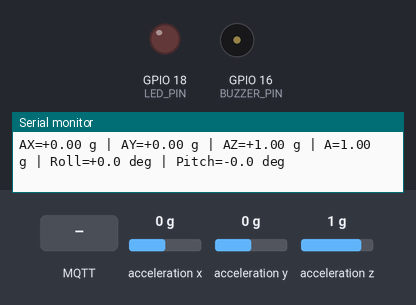
The sketch below on a simulated ESP32. Shown: output pins drawn as LEDs (lit = HIGH), buzzer (waves = sounding, pin HIGH), the last lines printed to the serial monitor. Wiring (from diagram.json): MPU-6050 motion sensor at I2C address 0x68. Inputs (shaded band) come from the test bench; at power-on: acceleration x 0 g, acceleration y 0 g, acceleration z 1 g. WiFi joins after 1.5 s; servers stay silent unless stated; no MQTT or app messages arrive unless stated.

Above: at 1.6 s.
1.7 s: MQTT message "ON" arrives on the first subscribed topic
At 2.6 s:
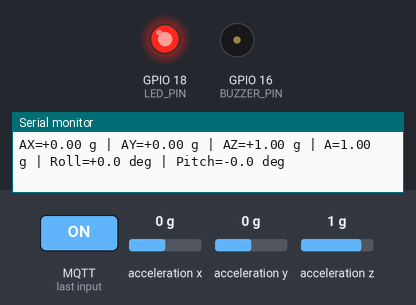
3.4 s: MQTT message "ON" arrives on the second subscribed topic
At 4.6 s:
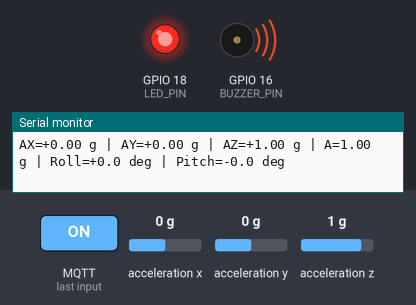
4.9 s: MQTT message "0" arrives on the first subscribed topic
At 5.5 s:
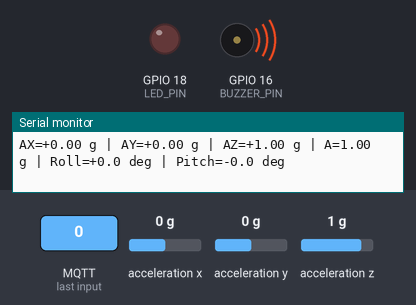
6.4 s: MQTT message "1" arrives on the first subscribed topic
At 7.6 s:
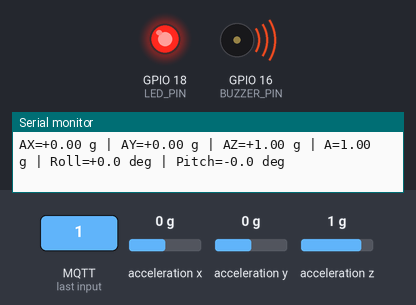
7.9 s: MQTT message "2" arrives on the first subscribed topic
At 8.4 s:
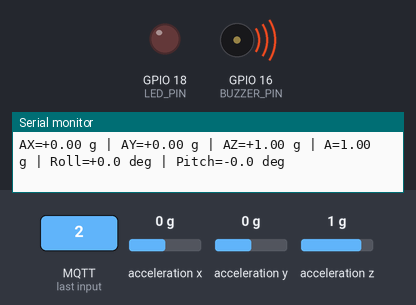
Timing chart, 0 to 10.4 s (numbered marks = the images above; inputs shaded):
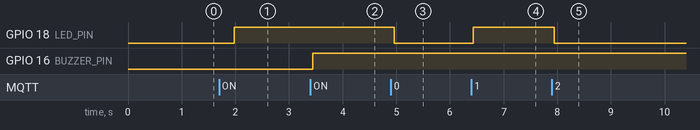

The sketch:

wifi-scan.ino
```cpp
#include <Arduino.h>
#include <Wire.h>
#include <WiFi.h>
#include <PubSubClient.h>
#include <math.h>

#include "freertos/FreeRTOS.h"
#include "freertos/task.h"
#include "freertos/queue.h"

// ==================== WIFI / MQTT ====================
const char* WIFI_SSID = "Wokwi-GUEST";
const char* WIFI_PASSWORD = "";

const char* MQTT_HOST = "broker.emqx.io";
const uint16_t MQTT_PORT = 1883;

// Phải trùng với ROOT trong Website dashboard.
#define FALL_TOPIC_ROOT "fall_demo_esp32_741852"

const char* TOPIC_SENSOR = FALL_TOPIC_ROOT "/sensor";
const char* TOPIC_STATUS = FALL_TOPIC_ROOT "/status";
const char* TOPIC_LED = FALL_TOPIC_ROOT "/control/led";
const char* TOPIC_BUZZER = FALL_TOPIC_ROOT "/control/buzzer";

// ==================== GPIO THEO SƠ ĐỒ CỦA BẠN ====================
// MPU6050: VCC -> 3V3, GND -> GND, SCL -> GPIO22, SDA -> GPIO21
// LED: GPIO18 -> điện trở -> Anode LED, Cathode LED -> GND
// Buzzer: GPIO16 -> cực (+), GND -> cực (-)
constexpr int I2C_SDA = 21;
constexpr int I2C_SCL = 22;
constexpr int LED_PIN = 18;
constexpr int BUZZER_PIN = 16;
constexpr uint8_t MPU_ADDR = 0x68;

// ==================== MPU6050 REGISTERS ====================
constexpr uint8_t REG_PWR_MGMT_1 = 0x6B;
constexpr uint8_t REG_ACCEL_CONFIG = 0x1C;
constexpr uint8_t REG_ACCEL_XOUT_H = 0x3B;
constexpr float ACCEL_SCALE = 16384.0f; // ±2g

// ==================== FALL DETECTION PARAMETERS ====================
constexpr float IMPACT_THRESHOLD_G = 2.20f;
constexpr float TILT_THRESHOLD_DEG = 55.0f;
constexpr uint32_t FALL_SEQUENCE_WINDOW_MS = 2000;
constexpr uint32_t ALARM_HOLD_MS = 5000;

// ==================== SENSOR DATA ====================
typedef struct {
  float ax;
  float ay;
  float az;
  float accMagnitude;
  float roll;
  float pitch;
  uint32_t timestamp;
} SensorData;

QueueHandle_t dataQueue = nullptr;
QueueHandle_t dataAlert = nullptr;

// ==================== MQTT CLIENT ====================
WiFiClient wifiClient;
PubSubClient mqtt(wifiClient);

volatile bool manualLed = false;
volatile bool manualBuzzer = false;
volatile bool fallDetected = false;
volatile bool mpuReady = false;

TaskHandle_t readTaskHandle = nullptr;
TaskHandle_t sendTaskHandle = nullptr;
TaskHandle_t alertTaskHandle = nullptr;

// ==================== MPU6050 LOW-LEVEL FUNCTIONS ====================
bool writeMPURegister(uint8_t reg, uint8_t value) {
  Wire.beginTransmission(MPU_ADDR);
  Wire.write(reg);
  Wire.write(value);
  return Wire.endTransmission() == 0;
}

bool readMPURegisters(uint8_t startReg, uint8_t* buffer, size_t length) {
  Wire.beginTransmission(MPU_ADDR);
  Wire.write(startReg);

  if (Wire.endTransmission(false) != 0) {
    return false;
  }

  size_t received = Wire.requestFrom((int)MPU_ADDR, (int)length, (int)true);
  if (received != length) {
    return false;
  }

  for (size_t i = 0; i < length; i++) {
    buffer[i] = Wire.read();
  }
  return true;
}

bool initMPU6050() {
  // Đánh thức MPU6050 và đặt dải đo gia tốc ±2g.
  if (!writeMPURegister(REG_PWR_MGMT_1, 0x00)) {
    return false;
  }

  delay(100);

  if (!writeMPURegister(REG_ACCEL_CONFIG, 0x00)) {
    return false;
  }

  return true;
}

bool readSensor(SensorData &out) {
  uint8_t raw[6];

  if (!readMPURegisters(REG_ACCEL_XOUT_H, raw, sizeof(raw))) {
    return false;
  }

  int16_t rawAx = (int16_t)((raw[0] << 8) | raw[1]);
  int16_t rawAy = (int16_t)((raw[2] << 8) | raw[3]);
  int16_t rawAz = (int16_t)((raw[4] << 8) | raw[5]);

  out.ax = rawAx / ACCEL_SCALE;
  out.ay = rawAy / ACCEL_SCALE;
  out.az = rawAz / ACCEL_SCALE;

  out.accMagnitude = sqrtf(
    out.ax * out.ax +
    out.ay * out.ay +
    out.az * out.az
  );

  out.roll = atan2f(out.ay, out.az) * 180.0f / PI;
  out.pitch = atan2f(
    -out.ax,
    sqrtf(out.ay * out.ay + out.az * out.az)
  ) * 180.0f / PI;

  out.timestamp = millis();
  return true;
}

// ==================== MQTT CALLBACK ====================
void mqttCallback(char* topic, byte* payload, unsigned int length) {
  String message;

  for (unsigned int i = 0; i < length; i++) {
    message += (char)payload[i];
  }

  message.trim();
  message.toUpperCase();

  if (strcmp(topic, TOPIC_LED) == 0) {
    manualLed = (message == "ON" || message == "1" || message == "TRUE");
    Serial.printf("[MQTT] Manual LED: %s\n", manualLed ? "ON" : "OFF");
  }
  else if (strcmp(topic, TOPIC_BUZZER) == 0) {
    manualBuzzer = (message == "ON" || message == "1" || message == "TRUE");
    Serial.printf("[MQTT] Manual Buzzer: %s\n", manualBuzzer ? "ON" : "OFF");
  }
}

// ==================== WIFI / MQTT CONNECTION ====================
void connectWiFi() {
  if (WiFi.status() == WL_CONNECTED) {
    return;
  }

  Serial.printf("[WiFi] Connecting to %s", WIFI_SSID);
  WiFi.mode(WIFI_STA);
  WiFi.begin(WIFI_SSID, WIFI_PASSWORD, 6);

  uint32_t started = millis();

  while (WiFi.status() != WL_CONNECTED &&
         millis() - started < 20000) {
    vTaskDelay(pdMS_TO_TICKS(500));
    Serial.print(".");
  }

  if (WiFi.status() == WL_CONNECTED) {
    Serial.printf(
      "\n[WiFi] Connected. IP: %s\n",
      WiFi.localIP().toString().c_str()
    );
  } else {
    Serial.println("\n[WiFi] Connection timeout; will retry.");
  }
}

void connectMQTT() {
  if (mqtt.connected() || WiFi.status() != WL_CONNECTED) {
    return;
  }

  mqtt.setServer(MQTT_HOST, MQTT_PORT);
  mqtt.setCallback(mqttCallback);
  mqtt.setBufferSize(512);

  String clientId = "ESP32-Fall-" +
                    String((uint32_t)ESP.getEfuseMac(), HEX);

  Serial.print("[MQTT] Connecting...");

  if (mqtt.connect(clientId.c_str())) {
    Serial.println(" connected");

    mqtt.subscribe(TOPIC_LED);
    mqtt.subscribe(TOPIC_BUZZER);
    mqtt.publish(TOPIC_STATUS, "ONLINE", true);
  } else {
    Serial.printf("[MQTT] Failed, state=%d\n", mqtt.state());
  }
}

// ==================== TASK 1: READ SENSOR ====================
void Task_ReadData(void *parameter) {
  SensorData sample;

  for (;;) {
    if (mpuReady && readSensor(sample)) {
      Serial.printf(
        "AX=%+.2f g | AY=%+.2f g | AZ=%+.2f g | "
        "A=%.2f g | Roll=%+.1f deg | Pitch=%+.1f deg\n",
        sample.ax, sample.ay, sample.az,
        sample.accMagnitude, sample.roll, sample.pitch
      );

      // Gửi mẫu vào hàng đợi MQTT; nếu đầy thì bỏ mẫu cũ nhất.
      if (xQueueSend(dataQueue, &sample, 0) != pdPASS) {
        SensorData discarded;
        xQueueReceive(dataQueue, &discarded, 0);
        xQueueSend(dataQueue, &sample, 0);
      }

      // Hàng đợi cảnh báo chỉ giữ mẫu mới nhất.
      xQueueOverwrite(dataAlert, &sample);
    }
    else if (!mpuReady) {
      Serial.println("[MPU6050] Sensor not ready.");
    }
    else {
      Serial.println("[MPU6050] Read error.");
    }

    vTaskDelay(pdMS_TO_TICKS(50)); // Lấy mẫu mỗi 50 ms
  }
}

// ==================== TASK 2: SEND MQTT ====================
void Task_SendData(void *parameter) {
  SensorData sample;
  char json[256];

  for (;;) {
    connectWiFi();
    connectMQTT();

    if (mqtt.connected()) {
      mqtt.loop();

      if (xQueueReceive(
            dataQueue, &sample, pdMS_TO_TICKS(20)
          ) == pdPASS) {

        snprintf(
          json, sizeof(json),
          "{\"ax\":%.3f,\"ay\":%.3f,\"az\":%.3f,"
          "\"accMagnitude\":%.3f,\"roll\":%.2f,\"pitch\":%.2f,"
          "\"fall\":%s,\"uptime\":%lu}",
          sample.ax, sample.ay, sample.az,
          sample.accMagnitude, sample.roll, sample.pitch,
          fallDetected ? "true" : "false",
          (unsigned long)sample.timestamp
        );

        if (!mqtt.publish(TOPIC_SENSOR, json)) {
          Serial.println("[MQTT] Publish failed.");
        }
      }
    }
    else {
      vTaskDelay(pdMS_TO_TICKS(1000));
    }

    if (mqtt.connected()) {
      mqtt.loop();
    }

    vTaskDelay(pdMS_TO_TICKS(5));
  }
}

// ==================== TASK 3: FALL ALERT ====================
void Task_Alert(void *parameter) {
  SensorData sample;

  uint32_t lastImpactTime = 0;
  uint32_t alarmUntil = 0;
  bool impactSeen = false;
  bool automaticAlarm = false;

  for (;;) {
    if (xQueueReceive(dataAlert, &sample, portMAX_DELAY) == pdPASS) {
      uint32_t now = millis();

      // Bước 1: phát hiện va chạm mạnh.
      if (sample.accMagnitude >= IMPACT_THRESHOLD_G) {
        lastImpactTime = now;
        impactSeen = true;
      }

      // Bước 2: nếu nghiêng mạnh sau va chạm trong cửa sổ thời gian,
      // xác định có khả năng té ngã.
      float maxTilt = fmaxf(
        fabsf(sample.roll),
        fabsf(sample.pitch)
      );

      if (impactSeen &&
          (now - lastImpactTime <= FALL_SEQUENCE_WINDOW_MS) &&
          maxTilt >= TILT_THRESHOLD_DEG) {

        automaticAlarm = true;
        alarmUntil = now + ALARM_HOLD_MS;
        impactSeen = false;
        fallDetected = true;

        Serial.println("[ALERT] POSSIBLE FALL DETECTED!");
      }

      if (impactSeen &&
          now - lastImpactTime > FALL_SEQUENCE_WINDOW_MS) {
        impactSeen = false;
      }

      if (automaticAlarm &&
          (int32_t)(now - alarmUntil) >= 0) {
        automaticAlarm = false;
        fallDetected = false;
      }

      // Cảnh báo tự động hoặc điều khiển thủ công từ Website.
      digitalWrite(
        LED_PIN,
        (automaticAlarm || manualLed) ? HIGH : LOW
      );

      digitalWrite(
        BUZZER_PIN,
        (automaticAlarm || manualBuzzer) ? HIGH : LOW
      );
    }
  }
}

// ==================== SETUP / LOOP ====================
void setup() {
  Serial.begin(115200);
  delay(300);

  pinMode(LED_PIN, OUTPUT);
  pinMode(BUZZER_PIN, OUTPUT);

  digitalWrite(LED_PIN, LOW);
  digitalWrite(BUZZER_PIN, LOW);

  // I2C theo đúng sơ đồ: SDA = GPIO21, SCL = GPIO22.
  Wire.begin(I2C_SDA, I2C_SCL);
  Wire.setClock(400000);

  mpuReady = initMPU6050();

  Serial.println("\n=== ESP32 FALL DETECTION ===");
  Serial.printf(
    "MPU6050: %s\n",
    mpuReady ? "OK" : "NOT FOUND"
  );

  dataQueue = xQueueCreate(10, sizeof(SensorData));
  dataAlert = xQueueCreate(1, sizeof(SensorData));

  if (dataQueue == nullptr || dataAlert == nullptr) {
    Serial.println("[ERROR] Queue creation failed. Restarting...");
    delay(1000);
    ESP.restart();
  }

  // Task đọc cảm biến: Core 1.
  BaseType_t ok1 = xTaskCreatePinnedToCore(
    Task_ReadData, "Task_ReadData",
    4096, nullptr, 2, &readTaskHandle, 1
  );

  // Task gửi MQTT: Core 0.
  BaseType_t ok2 = xTaskCreatePinnedToCore(
    Task_SendData, "Task_SendData",
    6144, nullptr, 1, &sendTaskHandle, 0
  );

  // Task cảnh báo: Core 1.
  BaseType_t ok3 = xTaskCreatePinnedToCore(
    Task_Alert, "Task_Alert",
    4096, nullptr, 3, &alertTaskHandle, 1
  );

  Serial.printf(
    "Task creation: Read=%d Send=%d Alert=%d\n",
    (int)ok1, (int)ok2, (int)ok3
  );
}

void loop() {
  // Toàn bộ công việc ứng dụng chạy trong các FreeRTOS Task.
  vTaskDelay(pdMS_TO_TICKS(1000));
}
```

Measured:
- after the input at 1.7 s, GPIO 18 (LED_PIN): LOW → HIGH after 0.28 s
- after the input at 3.4 s, GPIO 16 (BUZZER_PIN): LOW → HIGH after 0.05 s
- after the input at 4.9 s, GPIO 18 (LED_PIN): HIGH → LOW after 0.07 s
- after the input at 6.4 s, GPIO 18 (LED_PIN): LOW → HIGH at once
- after the input at 7.9 s, GPIO 18 (LED_PIN): HIGH → LOW after 0.05 s
